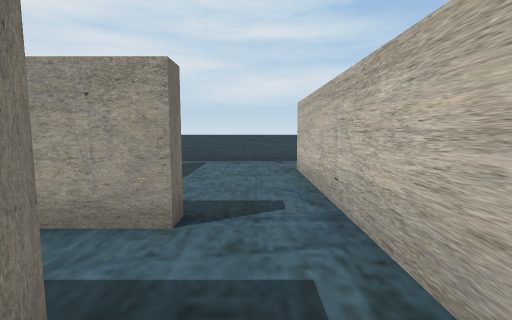
view 1 (above)

20 first-person views from a walk through a Unity game level. The camera is 1.4 m above the floor, tilts 6° down and sees 85° across. The floor is counted in squares, 1.2 m on a side. Each view is taken from the middle of a square. On the plan, view 1 faces up. The plan holds only what a view shows up to about 12 squares ahead; the rest is blank. The player character is not drawn.

view 2
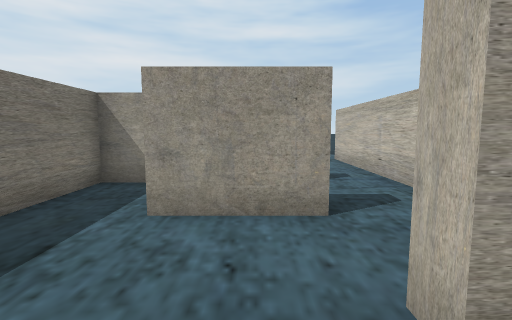

view 3
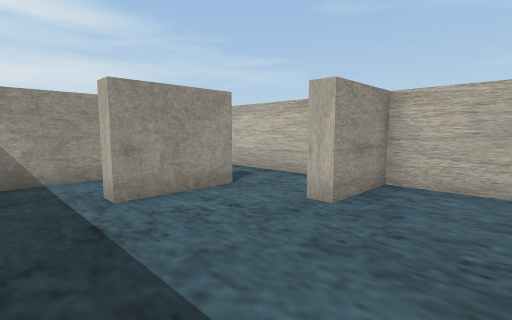

view 4
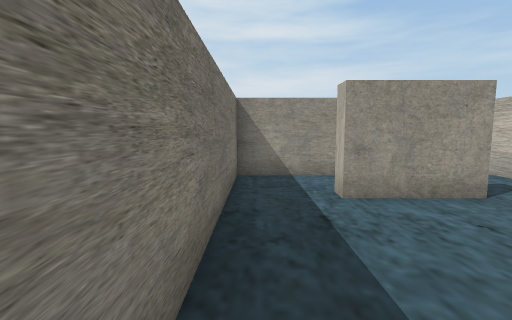

view 5
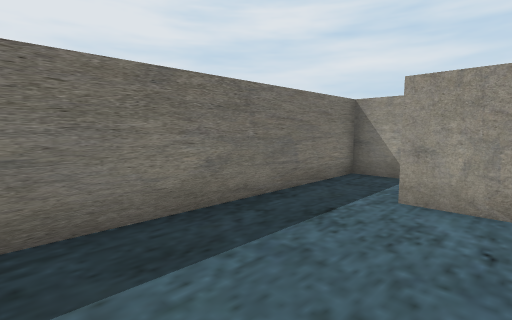

view 6
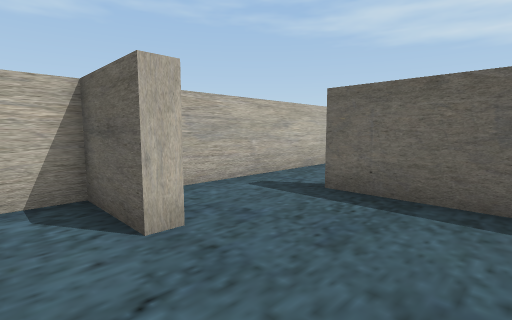

view 7
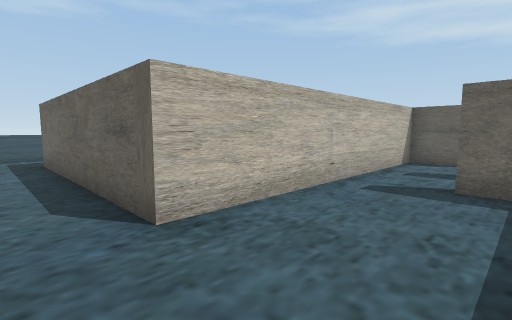

view 8
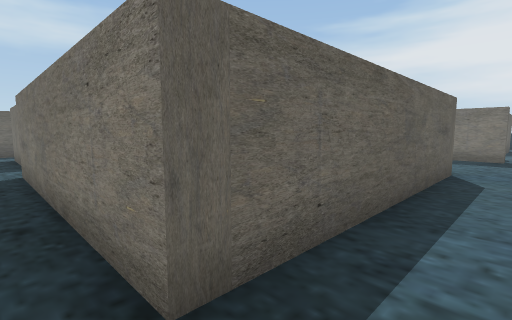

view 9
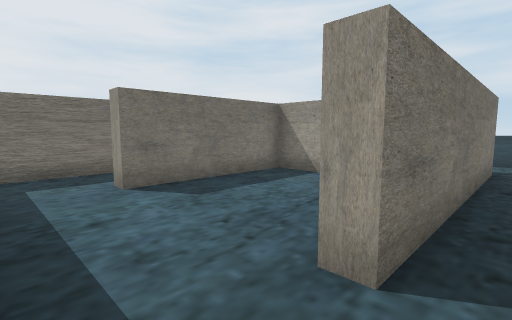

view 10
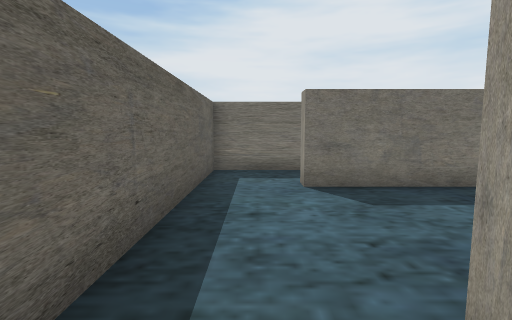

view 11
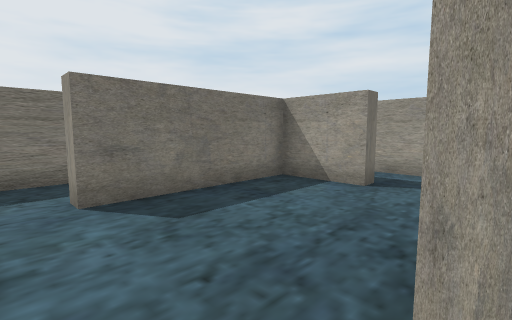

view 12
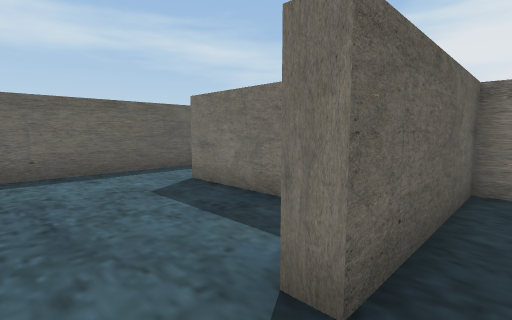

view 13
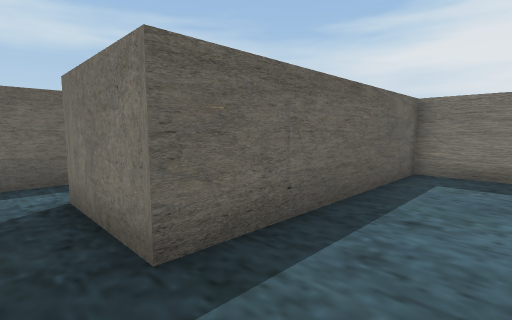

view 14
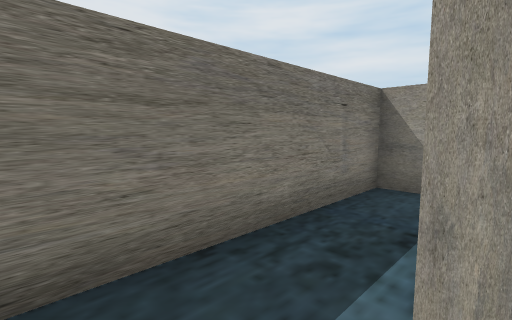

view 15
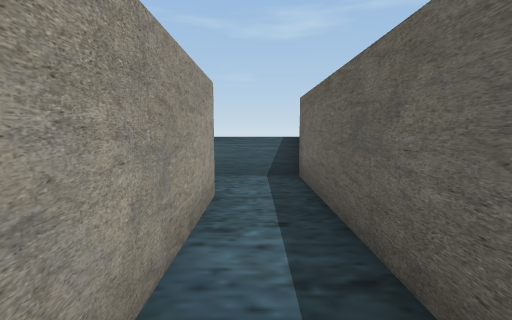

view 16
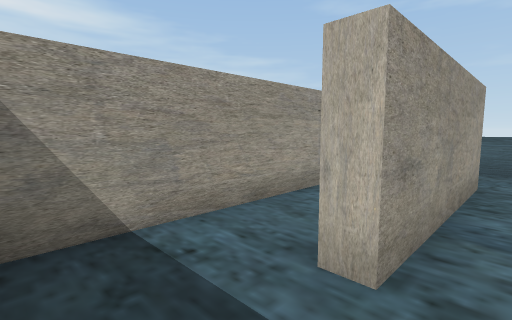

view 17
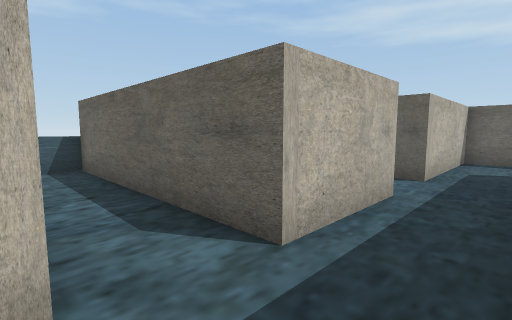

view 18
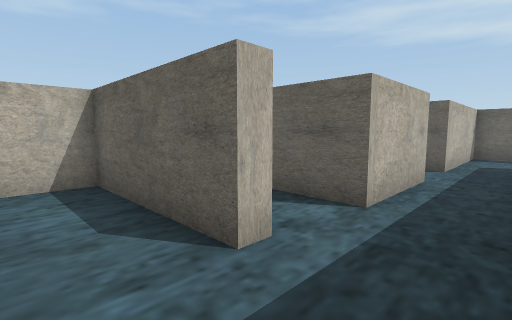

view 19
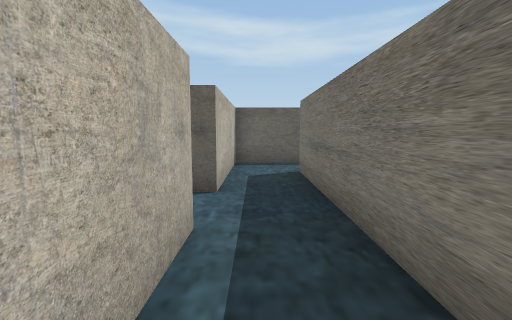

view 20
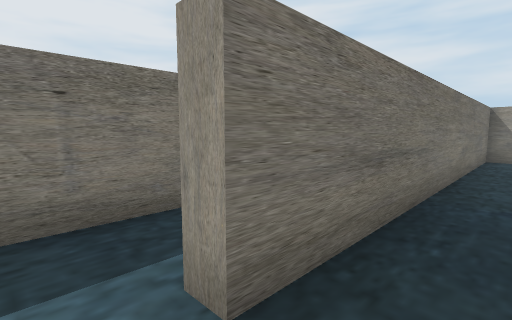

### Floor plan
Key: @ floor where view 1 was taken; # wall or solid block; . floor; ^ raised ledge.
Columns run from 6 left of view 1 to 12 right of it. Each row starts with its distance up from view 1.
 11    ^^^^^^      ^
 10    ..............
  9   #..............^
  8   #....#########.^
  7     ...#.......#.
  6     ...######..#.
  5     ...#..#....#.
  4 #####..#..#....#.
  3 #......#..#....#.
  2 #......#..#....#.
  1 #..##..#.........
  0 #.....@#.........
 -1 #....###########.
 -2 #......#.......#.
 -3 #......#.......#.
 -4 #......#..######.^
 -5   ###..#.........^
 -6      ..#..########^
 -7       .#..#
 -8        #..#
 -9        #..#
-10        #...
-11        #..#
-12        #..#
-13      #.#..#
-14      #....#
-15      #....#
-16        ####

Positions as (right, up) in squares from view 1, and headings:
1: (0, 0), facing up
2: (-2, -3), facing up
3: (-5, -4), facing up-right
4: (-5, -4), facing up
5: (-2, -4), facing up-left
6: (-4, 0), facing down-right
7: (-2, 10), facing down-right
8: (10, 10), facing down-left
9: (10, -1), facing up-left
10: (10, 0), facing left
11: (9, 0), facing up-left
12: (8, 7), facing down-left
13: (10, 1), facing down-left
14: (4, 0), facing up-left
15: (4, -5), facing right
16: (2, -5), facing up-right
17: (2, -4), facing down-right
18: (2, -2), facing down-right
19: (3, -6), facing down
20: (3, -15), facing up-left
